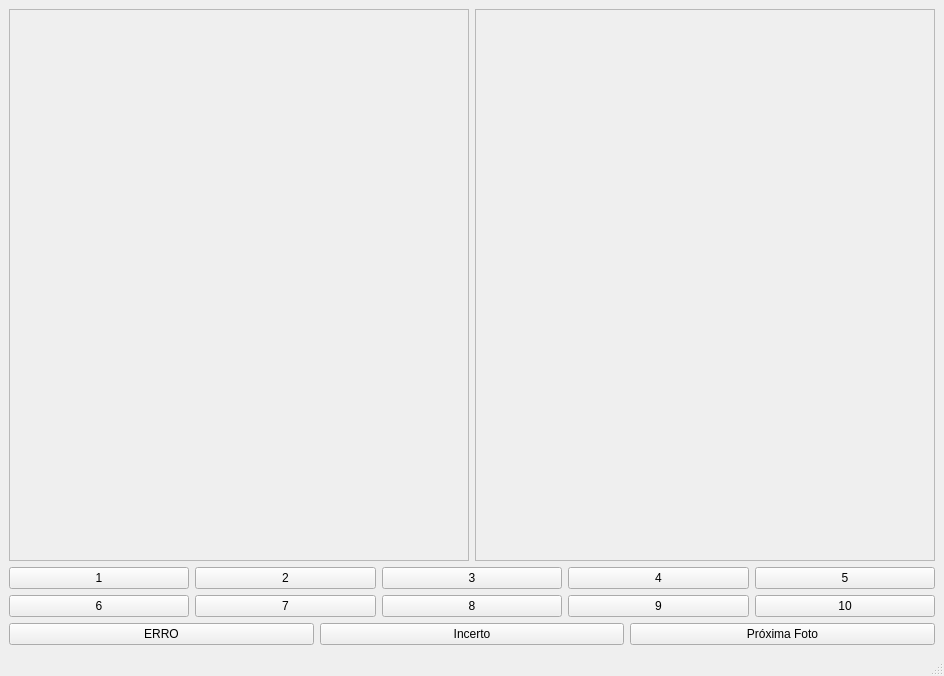
<?xml version="1.0" encoding="UTF-8"?>
<ui version="4.0">
 <class>mw</class>
 <widget class="QMainWindow" name="mw">
  <property name="geometry">
   <rect>
    <x>0</x>
    <y>0</y>
    <width>944</width>
    <height>676</height>
   </rect>
  </property>
  <property name="windowTitle">
   <string>Annotation Process</string>
  </property>
  <widget class="QWidget" name="centralwidget">
   <layout class="QGridLayout" name="gridLayout">
    <item row="0" column="0">
     <layout class="QHBoxLayout" name="horizontalLayout_4">
      <item>
       <widget class="QScrollArea" name="scrollArea">
        <property name="widgetResizable">
         <bool>true</bool>
        </property>
        <widget class="QWidget" name="scrollAreaWidgetContents">
         <property name="geometry">
          <rect>
           <x>0</x>
           <y>0</y>
           <width>457</width>
           <height>509</height>
          </rect>
         </property>
        </widget>
       </widget>
      </item>
      <item>
       <widget class="QScrollArea" name="scrollArea_2">
        <property name="widgetResizable">
         <bool>true</bool>
        </property>
        <widget class="QWidget" name="scrollAreaWidgetContents_2">
         <property name="geometry">
          <rect>
           <x>0</x>
           <y>0</y>
           <width>457</width>
           <height>509</height>
          </rect>
         </property>
        </widget>
       </widget>
      </item>
     </layout>
    </item>
    <item row="1" column="0">
     <layout class="QVBoxLayout" name="verticalLayout">
      <item>
       <layout class="QHBoxLayout" name="horizontalLayout">
        <item>
         <widget class="QPushButton" name="pb_class_1">
          <property name="text">
           <string>1</string>
          </property>
         </widget>
        </item>
        <item>
         <widget class="QPushButton" name="pb_class_2">
          <property name="text">
           <string>2</string>
          </property>
         </widget>
        </item>
        <item>
         <widget class="QPushButton" name="pb_class_3">
          <property name="text">
           <string>3</string>
          </property>
         </widget>
        </item>
        <item>
         <widget class="QPushButton" name="pb_class_4">
          <property name="text">
           <string>4</string>
          </property>
         </widget>
        </item>
        <item>
         <widget class="QPushButton" name="pb_class_5">
          <property name="text">
           <string>5</string>
          </property>
         </widget>
        </item>
       </layout>
      </item>
      <item>
       <layout class="QHBoxLayout" name="horizontalLayout_2">
        <item>
         <widget class="QPushButton" name="pb_class_6">
          <property name="text">
           <string>6</string>
          </property>
         </widget>
        </item>
        <item>
         <widget class="QPushButton" name="pb_class_7">
          <property name="text">
           <string>7</string>
          </property>
         </widget>
        </item>
        <item>
         <widget class="QPushButton" name="pb_class_8">
          <property name="text">
           <string>8</string>
          </property>
         </widget>
        </item>
        <item>
         <widget class="QPushButton" name="pb_class_9">
          <property name="text">
           <string>9</string>
          </property>
         </widget>
        </item>
        <item>
         <widget class="QPushButton" name="pb_class_10">
          <property name="text">
           <string>10</string>
          </property>
         </widget>
        </item>
       </layout>
      </item>
     </layout>
    </item>
    <item row="2" column="0">
     <layout class="QHBoxLayout" name="horizontalLayout_3">
      <item>
       <widget class="QPushButton" name="pb_erro">
        <property name="text">
         <string>ERRO</string>
        </property>
       </widget>
      </item>
      <item>
       <widget class="QPushButton" name="pb_incerto">
        <property name="text">
         <string>Incerto</string>
        </property>
       </widget>
      </item>
      <item>
       <widget class="QPushButton" name="pb_next">
        <property name="text">
         <string>Próxima Foto</string>
        </property>
       </widget>
      </item>
     </layout>
    </item>
   </layout>
  </widget>
  <widget class="QMenuBar" name="menubar">
   <property name="geometry">
    <rect>
     <x>0</x>
     <y>0</y>
     <width>944</width>
     <height>22</height>
    </rect>
   </property>
  </widget>
  <widget class="QStatusBar" name="statusbar"/>
 </widget>
 <resources/>
 <connections/>
</ui>
